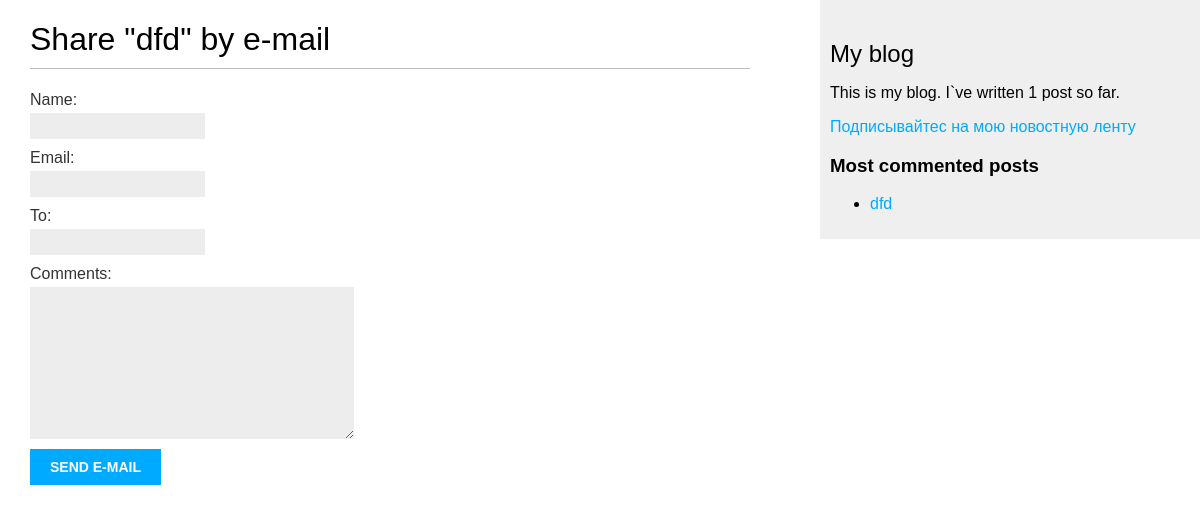
/blog/1/share/, run on an earlier commit of the app's database.
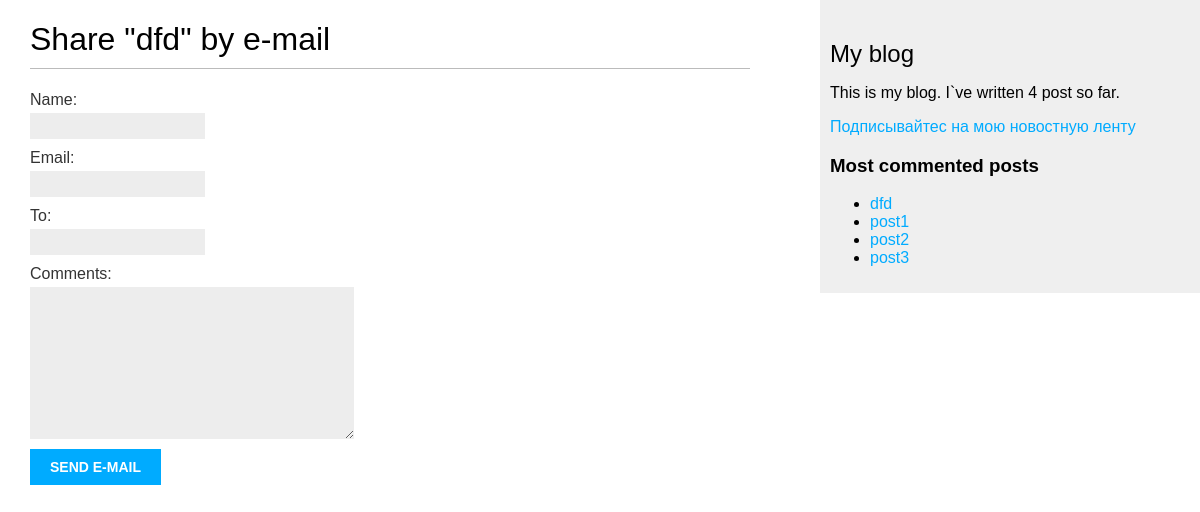
And on a later commit of the database.
### blog/models.py (models this page shows, shortened)
class Post(models.Model):
    STATUS_CHOICES = (
        ('draft', 'Draft'),
        ('published', 'Published'),
    )
    title = models.CharField(max_length=250)
    slug = models.SlugField(max_length=250,
                            unique_for_date='publish')
    author = models.ForeignKey(User,
                               on_delete=models.CASCADE,
                               related_name='blog_posts')
    body = models.TextField()
    publish = models.DateTimeField(default=timezone.now)
    created = models.DateTimeField(auto_now_add=True)
    updated = models.DateTimeField(auto_now=True)
    status = models.CharField(max_length=10,
                              choices=STATUS_CHOICES,
                              default='draft')
    objects = models.Manager()  # The default manager.
    published = PublishedManager()  # Our custom manager.
    tags = TaggableManager()
    class Meta:
        ordering = ('-publish',)
    def get_absolute_url(self):
        return reverse('blog:post_detail',
                       args=[self.publish.year,
                             self.publish.month,
                             self.publish.day,
                             self.slug])

### blog/views.py (the view)
def post_share(request, post_id):
    post = get_object_or_404(Post, id=post_id, status='published')
    sent = False
    if request.method == 'POST':
        form = EmailPostForm(request.POST)
        if form.is_valid():
            cd = form.cleaned_data
            post_url = request.build_absolute_uri(
                                          post.get_absolute_url())
            subject = '{} ({}) recommends you reading "{}"'.format(cd['name'], cd['email'], post.title)
            message = 'Read "{}" at {}\n\n{}\'s comments: {}'.format(post.title, post_url, cd['name'], cd['comments'])
            send_mail(subject, message, 'admin@myblog.com',
 [cd['to']])
            sent = True
    else:
        form = EmailPostForm()
    return render(request, 'blog/post/share.html', {'post': post,
                                                    'form': form,
                                                    'sent': sent})

### blog/forms.py
class EmailPostForm(forms.Form):
    name = forms.CharField(max_length=25)
    email = forms.EmailField()
    to = forms.EmailField()
    comments = forms.CharField(required=False,
                               widget=forms.Textarea)

### blog/models.py (called while the page is built)
    def get_queryset(self):
        return super(PublishedManager, self).get_queryset().filter(status='published')

### blog/templatetags/blog_tags.py (called while the page is built)
@register.simple_tag
def total_posts():
    return Post.published.count()

@register.simple_tag
def get_most_commented_posts(count=5):
    return Post.published.annotate(
        total_comments=Count('comments')
    ).order_by('-total_comments')[:count]

### blog/templates/blog/post/share.html (shortened to what this page needs)
{% extends "blog/base.html" %}
{% block content %}
  {% if sent %}
    <h1>E-mail successfully sent</h1>
    <p>
      "{{ post.title }}" was successfully sent to {{ form.cleaned_data.to }}.
    </p>
  {% else %}
    <h1>Share "{{ post.title }}" by e-mail</h1>
    <form action="." method="post">
      {{ form.as_p }}
      <input type="submit" value="Send e-mail">
    </form>
  {% endif %}
{% endblock %}

### blog/templates/blog/base.html (shortened to what this page needs)
{% load blog_tags %}
{% load static %}
<!DOCTYPE html>
<html>
<head>
  <link href="{% static "css/blog.css" %}" rel="stylesheet">
</head>
<body>
  <div id="content">
    {% block content %}
    {% endblock %}
  </div>
  <div id="sidebar">
    <h2>My blog</h2>
      <p>
        This is my blog.
        I`ve written {% total_posts %} post so far.
      </p>
      <p>
        <a href="{% url "blog:post_feed" %}">
        Подписывайтес на мою новостную ленту
        </a>
      </p>
    <h3> Most commented posts</h3>
    {% get_most_commented_posts as get_most_commented_posts%}
    <ul>
      {% for post in get_most_commented_posts %}
      <li>
        <a href="{{ post.get_absolute_url }}">{{ post.title }}</a>
      </li>
      {% endfor %}
    </ul>
  </div>
</body>
</html>

What changed in the data, as far as the page shows it:
added Post: title "post1"
added Post: title "post2"
added Post: title "post3"
Also different on the page:
text no longer shown: "1"
text now shown: "4"
